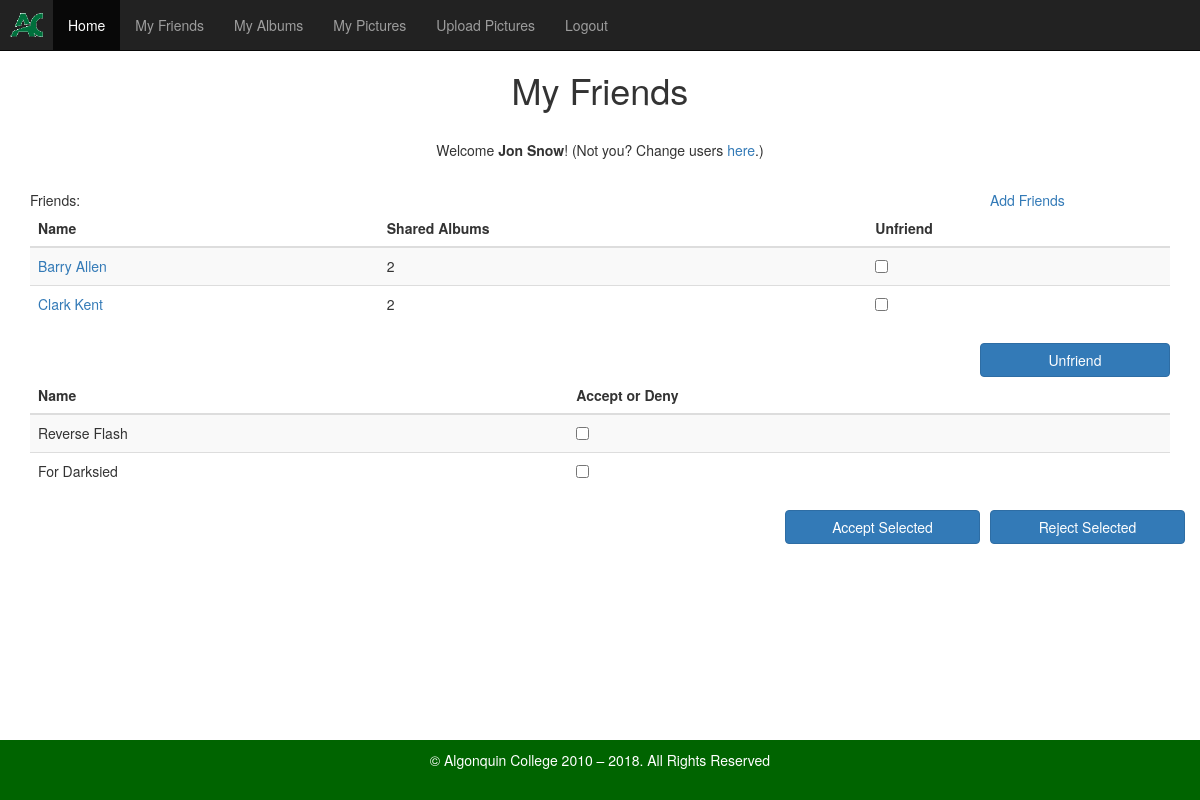
The page /MyFriends.php (signed in) on the database its author committed.
### tables this page shows
CREATE TABLE Friendship (
	Friend_RequesterId varchar(16) NOT NULL,
	Friend_RequesteeId varchar(16) NOT NULL,
	Status_Code varchar(16) NOT NULL,
	FOREIGN KEY (Friend_RequesterId) REFERENCES Users (UserId),
	FOREIGN KEY (Friend_RequesteeId) REFERENCES Users (UserId),
	FOREIGN KEY (Status_Code) REFERENCES FriendshipStatus (Status_Code)
);

CREATE TABLE Users (
   	UserId varchar(16) NOT NULL PRIMARY KEY,
   	UserName varchar(256) NOT NULL,
   	Phone varchar(16),
   	UserPassword varchar(256)
);

### SqlScripts/Queries.php (called while the page is built, shortened)
<?php
function connectToDb(){
    $dbConnection = parse_ini_file("db_connection.ini");
    extract($dbConnection);
    return new PDO($dsn, $user, $password);
}
function getFriendsList($UserId){
    $myPdo = connectToDb();
    $sql = "SELECT Users.UserId, Users.UserName As Name, Friendship.Status_Code
            FROM Users
            INNER JOIN Friendship ON Users.UserId = Friendship.Friend_RequesteeId OR Users.UserId = Friendship.Friend_RequesterId
            WHERE
            (
				(Friendship.Friend_RequesterId = :userId AND Friendship.Status_Code = 'accepted')
				OR
				(Friendship.Friend_RequesterId != :userId AND Friendship.Friend_RequesteeId = :userId AND Friendship.Status_Code = 'accepted')
            )
            AND (UserId != :userId)";
    $pStatment = $myPdo->prepare($sql);
    $pStatment->execute( array('userId' => $UserId));
    $data = $pStatment->fetchAll();
    $results = array();
    foreach ($data as $row){
        $sql = "SELECT count(Album.Album_Id) AS SharedCount  FROM Album WHERE Album.Owner_Id = :userId AND Album.Accessibility_Code = 'shared';";
        $pStatment = $myPdo->prepare($sql);
        $pStatment->execute( array('userId' => $row['UserId']));
        $numberOfSharedAlbums = $pStatment->fetch();
        array_push($results, array('UserId' => $row['UserId'], 'Name' => $row['Name'], 'AlbumsShared' =>  $numberOfSharedAlbums['SharedCount']));
    }
    return $results;
}
function getFriendsRequests($UserId){
    $myPdo = connectToDb();
    $sql = "SELECT Users.UserId, Users.UserName AS Name, Friendship.Status_Code FROM Users INNER JOIN Friendship ON Users.UserId = Friendship.Friend_RequesterId   WHERE Friendship.Friend_RequesteeId = :userId AND Friendship.Status_Code = 'request'";
    $pStatment = $myPdo->prepare($sql);
    $pStatment->execute( array('userId' => $UserId));
    $data = $pStatment->fetchAll();
    return $data;
}
?>

### MyFriends.php (the view, shortened to what this page needs)
<?php include ("./CommonFiles/Header.php"); ?>
<body>
    <div class="container">
        <h1 class="text-center">My Friends</h1>
        <br>
        <p class="text-center">
            Welcome <b>
            <?php
            $Name = htmlspecialchars($_SESSION[LoggedInUserName]);
            echo "$Name";
            ?></b>!
            (Not you? Change users <a href="<?php echo $directoryPrefix; ?>/Logout.php">here</a>.)
        </p>
        <br>
        <form class="form-horizontal" id="defriendForm" method="post" action="<?php echo $_SERVER['PHP_SELF']; ?>">
            <div class="row">
                <span class="col-lg-3">Friends:</span>
                <span class="col-lg-offset-7">
                    <a href="AddFriend.php">Add Friends</a>
                </span>
            </div>
            <table class="table table-striped">
                <thead class="thead-inverse">
                    <th>Name</th>
                    <th>Shared Albums</th>
                    <th>Unfriend</th>
                </thead>
                <?php
                $listOfFriends = getFriendsList($_SESSION["LoggedInUserId"]);
                $index = 0;
                foreach ($listOfFriends as $friend) {
                    $friendsName = htmlspecialchars($friend[Name]);
                    $friendsAlbumShared = htmlspecialchars($friend[AlbumsShared]);
                    echo <<<EOT
                    <tr>
                        <td><a href="FriendsPictures.php?friendID=$friendsId">$friendsName</a></td>
                        <td>$friendsAlbumShared</td>
                        <td>
                            <input type="checkbox" name="friend$index" value="value$index" />
                        </td>
                    </tr>
EOT;
                }
                ?>
            </table>
            <input type="submit" name="Defriend" value="Unfriend" class="col-lg-2 btn btn-primary pull-right" />
            <div class="clearfix"></div>
        </form>
        <form class="form-horizontal" id="friendRequestForm" method="post" action="<?php echo $_SERVER['PHP_SELF']; ?>">
            <table class="table table-striped">
                <thead class="thead-inverse">
                    <th>Name</th>
                    <th>Accept or Deny</th>
                </thead>
                <?php
                $listOfRequests = getFriendsRequests($_SESSION["LoggedInUserId"]);
                if ($listOfRequests != null) {
                    foreach ($listOfRequests as $request) {
                        $RequestsName = htmlspecialchars($request[Name]);
                        echo <<<EOT
                        <tr>
                            <td>$RequestsName</td>
                            <td>
                                <input type="checkbox" name="friend$index" value="value$index" />
                            </td>
                        </tr>
EOT;
                    }
                }
                ?>
            </table>
            <div class="form-group rows">
                <input type="button" name="Reject" value="Reject Selected" class="col-lg-2 btn btn-primary ml-10px pull-right" />
                <input type="submit" name="Accept" value="Accept Selected" class="col-lg-2 btn btn-primary pull-right" />
            </div>
        </form>
    </div><?php include ("./CommonFiles/Footer.php"); ?>
</body>

### SiteResources/Contents/AlgCss/Site.css (style rules this page uses)
.ml-10px { margin-left: 10px; }

### rows shown on the page
friendship: Friend_RequesterId.UserName "Reverse Flash"
friendship: Friend_RequesterId.UserName "For Darksied"

### other values the page prints
$Name "Jon Snow"
$friendsName "Barry Allen"
$friendsAlbumShared "2"
$friendsName "Clark Kent"
Date("Y") "2018"
